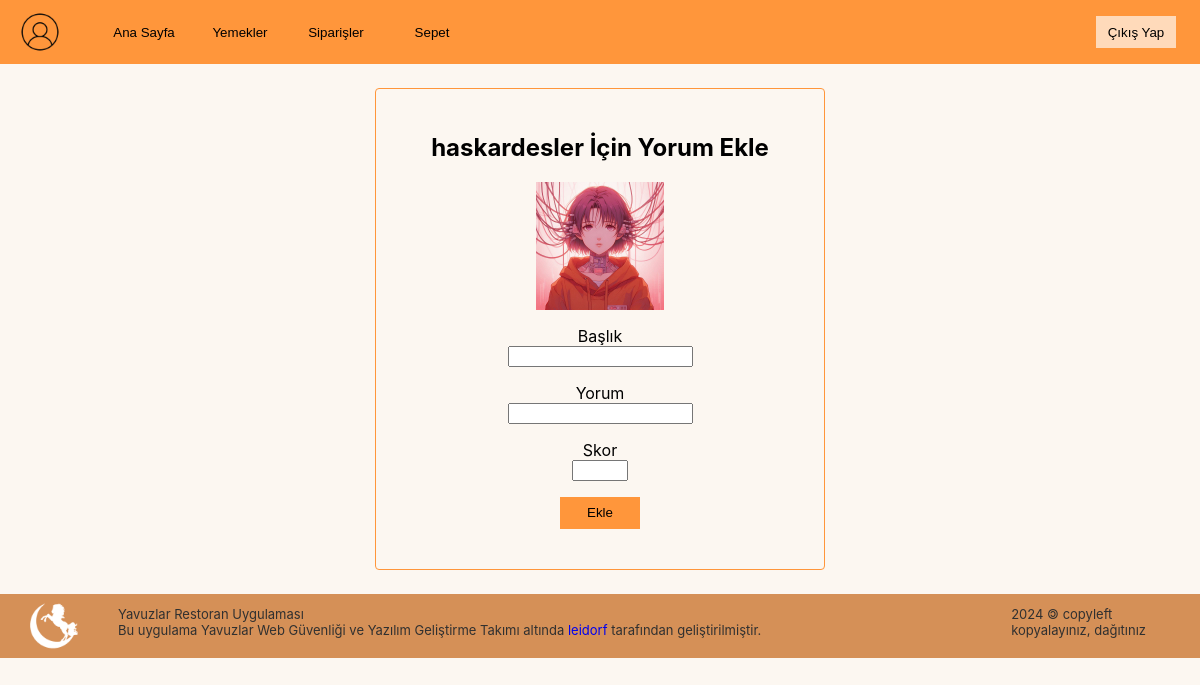
The page /view/add-comment.php?r_id=2 (signed in) on the database its author committed.
### tables this page shows
CREATE TABLE `restaurant` (
  `id` int NOT NULL,
  `company_id` int NOT NULL,
  `name` varchar(255) NOT NULL,
  `description` varchar(255) NOT NULL,
  `image_path` varchar(255) NOT NULL,
  `created_at` datetime NOT NULL
);

### scripts/functions.php (called while the page is built)
<?php
function htmlclean($text)
{
    $text = preg_replace("'<script[^>]*>.*?</script>'si", '', $text);
    $text = preg_replace('/<a\s+.*?href="([^"]+)"[^>]*>([^<]+)<\/a>/is', '\2 (\1)', $text);
    $text = preg_replace('//', '', $text);
    $text = preg_replace('/{.+?}/', '', $text);
    $text = preg_replace('/&nbsp;/', ' ', $text);
    $text = preg_replace('/&amp;/', ' ', $text);
    $text = preg_replace('/&quot;/', ' ', $text);
    $text = strip_tags($text);
    $text = htmlspecialchars($text);
    return $text;
}

### controllers/company-controller.php (called while the page is built, shortened)
<?php
include "../config/db.php";
function GetRestaurantById($restaurant_id){
    global $pdo;
    $restaurant_id = htmlclean($restaurant_id);
    $query = "SELECT * FROM restaurant WHERE id = :restaurant_id";
    $statement = $pdo->prepare($query);
    $statement->execute(["restaurant_id"=>$restaurant_id]);
    return $statement->fetch(PDO::FETCH_ASSOC);
}

### view/add-comment.php (the view, shortened to what this page needs)
<?php
include "../controllers/auth-controller.php";
require_once "header.php";
include "../controllers/company-controller.php";
$restaurant_id = $_GET['r_id'];
$restaurant = GetRestaurantById($restaurant_id);
?>
<!DOCTYPE html>
<html lang="en">
<head>
    <link rel="stylesheet" href="../public/css/style.css">
</head>
<body>
    <div class="container">
        <div class="login t<?php echo $_SESSION['role'] ?>">
            <h2><?php echo $restaurant['name']; ?> İçin Yorum Ekle</h2>
            <img src="<?php echo $restaurant['image_path'] ?>" alt="Restoran Fotoğrafı" class="medPhoto container_obj">
            <form action="../scripts/add-comment-query.php" method="post">
                <div class="container_obj">
                    <label for="title">Başlık</label><br>
                    <input type="text" name="title">
                </div>
                <div class="container_obj">
                    <label for="description">Yorum</label><br>
                    <input type="text" name="description">
                </div>
                <div class="container_obj">
                    <label for="score">Skor</label><br>
                    <input type="number" min="0" max="10" name="score">
                </div>
                <button type="submit">Ekle</button>
            </form>
        </div>
    </div>
    <?php require_once "footer.php" ?>
</body>
</html>

### public/css/style.css (style rules this page uses)
:root { font-family: "Inter", sans-serif; font-optical-sizing: auto; font-weight: 400; font-style: normal; --admin: #eb5654; --admin_dark: #c04745; --company: #eba228; --company_dark: #e29d26; --user: #ff963b; --user_dark: #d59057; }
body { height: 100vh; min-height: 100vh; margin: 0; background-color: #fcf7f1; }
button { height: 2rem; min-width: 5rem; background-color: var(--admin); cursor: pointer; border: none; padding: 0.5rem; }
.container { display: flex; justify-content: center; align-items: center; }
.login { text-align: center; position: relative; display: flex; padding: 1.5rem; width: 25rem; flex-direction: column; justify-content: center; align-items: center; border-radius: 0.25rem; }
.t2 { border: 1px solid var(--user); }
.b2 button, .normal, .t2 button { background-color: var(--user); }
.container_obj { margin-bottom: 1rem; }
.imageContainer .foodPhoto, .medPhoto { height: 128px; width: 128px; }

### rows shown on the page
restaurant: name "haskardesler", image_path (picture)
